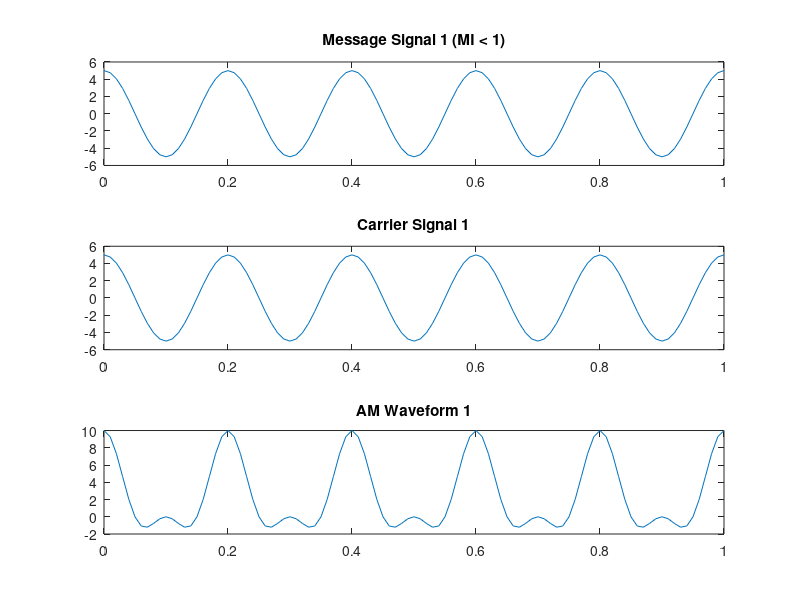
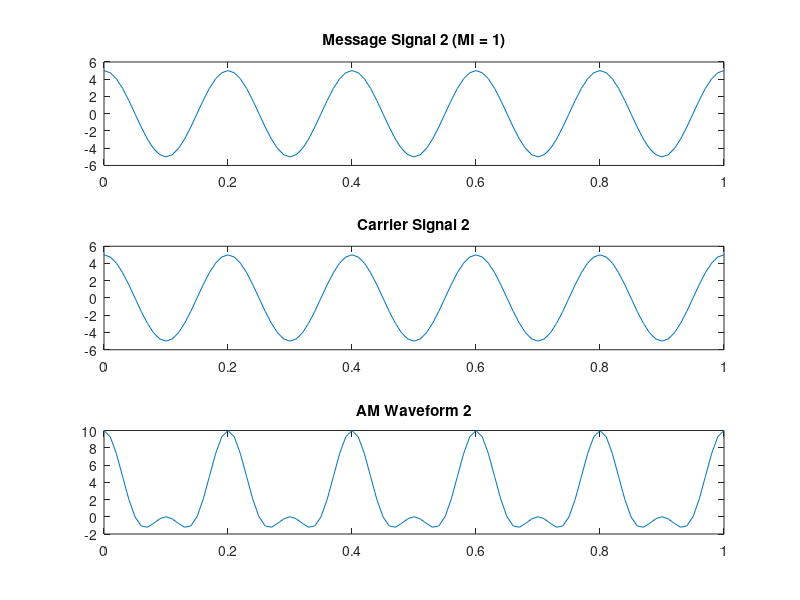
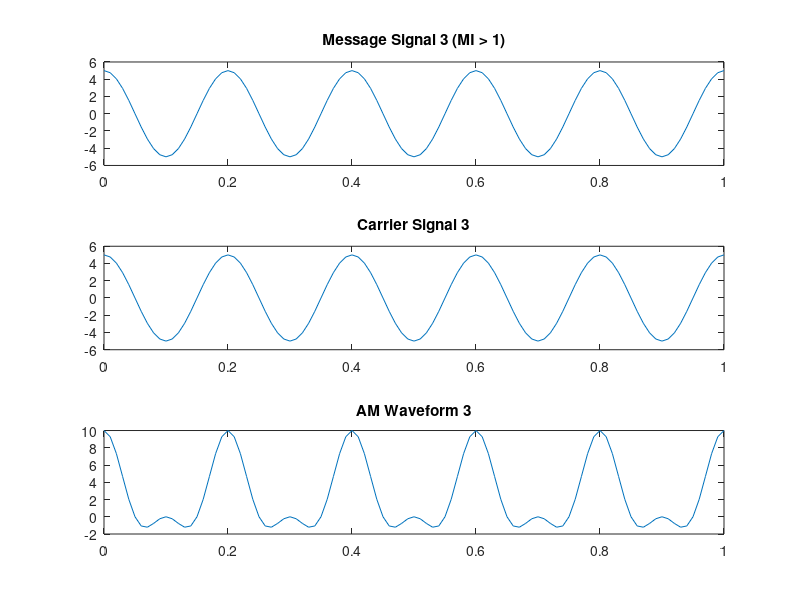

The MATLAB source for these figures, in order:
clc;
clear all;
close all;
fm = input('Enter message signal frequency (Hz): ');
fc = input('Enter carrier signal frequency (Hz): ');
T= 1;
Fs = 20 * fc; 
t = 0:(1/Fs):T;

% MI < 1
disp('For MI < 1, am1 < ac1');
am1 = input('Enter amplitude of message signal 1: ');
ac1 = input('Enter amplitude of carrier signal 1: ');
MI1 = am1 / ac1;

ym1 = am1 * cos(2*pi*fm*t);
yc1 = ac1 * cos(2*pi*fc*t);
y1 = ac1 * (1 + MI1 * cos(2*pi*fm*t)) .* cos(2*pi*fc*t);

subplot(311)
plot(t, ym1); title('Message Signal 1 (MI < 1)');
subplot(312)
plot(t, yc1); title('Carrier Signal 1');
subplot(313)
plot(t, y1); title('AM Waveform 1');

% MI = 1
disp('For MI = 1, am2 = ac2');
am2 = input('Enter amplitude of message signal 2: ');
ac2 = input('Enter amplitude of carrier signal 2: ');
MI2 = am2 / ac2;

ym2 = am2 * cos(2*pi*fm*t);
yc2 = ac2 * cos(2*pi*fc*t);
y2 = ac2 * (1 + MI2 * cos(2*pi*fm*t)) .* cos(2*pi*fc*t);

figure;
subplot(311)
plot(t, ym2); title('Message Signal 2 (MI = 1)');
subplot(312)
plot(t, yc2); title('Carrier Signal 2');
subplot(313)
plot(t, y2); title('AM Waveform 2');

%MI > 1
disp('For MI > 1, am3 > ac3');
am3 = input('Enter amplitude of message signal 3: ');
ac3 = input('Enter amplitude of carrier signal 3: ');
MI3 = am3 / ac3;

ym3 = am3 * cos(2*pi*fm*t);
yc3 = ac3 * cos(2*pi*fc*t);
y3 = ac3 * (1 + MI3 * cos(2*pi*fm*t)) .* cos(2*pi*fc*t);

figure;
subplot(311)
plot(t, ym3); title('Message Signal 3 (MI > 1)');
subplot(312)
plot(t, yc3); title('Carrier Signal 3');
subplot(313)
plot(t, y3); title('AM Waveform 3');
